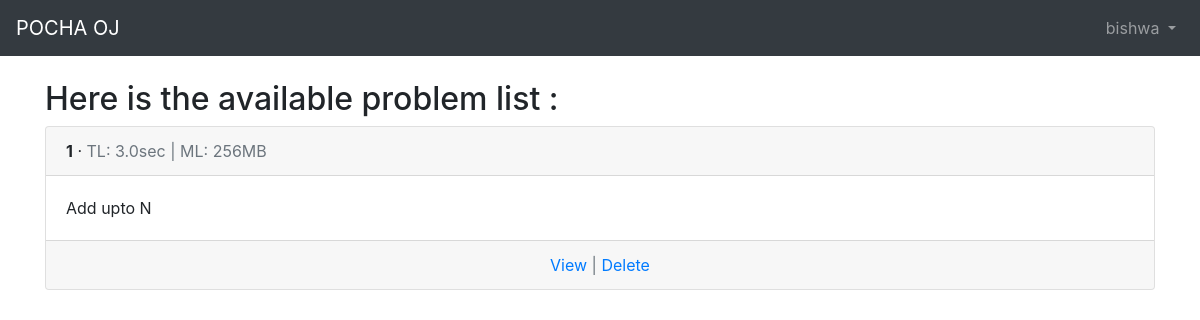
/problem/ (signed in), run on the app's committed database.
### accounts/models.py (models this page shows)
class CustomUser(AbstractUser):
    age = models.PositiveIntegerField(blank=True,null=True)
    class Meta(object):
        unique_together = ('email',)

### problem/models.py (models this page shows, shortened)
class Problem(models.Model):
    title = models.CharField(blank = False, null = False, max_length=25)
    statement = models.TextField()
    time_limit = models.FloatField(default = 3.0, validators=[MinValueValidator(0.0),MaxValueValidator(5.0)])
    memory_limit = models.PositiveSmallIntegerField(default = 256, validators = [MaxValueValidator(1024)] )
    owner = models.ForeignKey(settings.AUTH_USER_MODEL,on_delete=models.CASCADE,related_name='created_problems')
    is_public = models.BooleanField(default=False)
    adding_time = models.DateTimeField(auto_now_add=True)

### problem/views.py (the view)
# urls.py: path('',views.ProblemListView.as_view(),name='problem_list'),
class ProblemListView(ListView):
    model = models.Problem
    template_name = 'problem/problem_list.html'

### problem/templates/problem/problem_list.html (shortened to what this page needs)
{% extends 'base.html' %}
{% block content %}
    <h2>Here is the available problem list : </h2>
        {% for problem in problem_list %}
            <div class="card">
                <div class="card-header">
                <span class="font-weight-bold">{{ problem.pk }}</span> &middot;
                <span class="text-muted">TL: {{ problem.time_limit }}sec | ML:
                {{ problem.memory_limit }}MB</span>
                </div>
                <div class="card-body">
                {{ problem.title }}
                </div>
                <div class="card-footer text-center text-muted">
                <a href="{% url 'problem:problem_detail' pk=problem.pk %}">View</a> | <a href="#">Delete</a>
            </div>
    {% endfor %}
{% endblock content %}

### templates/base.html (shortened to what this page needs)
<!doctype html>
<html lang="en">
  <head>
    <link rel="stylesheet" href="https://stackpath.bootstrapcdn.com/bootstrap/4.1.3/css/bootstrap.min.css">
  </head>
  <body>
    <nav class="navbar navbar-expand-md navbar-dark bg-dark mb-4">
      <a class="navbar-brand" href="{% url 'home' %}">POCHA OJ</a>
      <div class="collapse navbar-collapse" id="navbarCollapse">
        {% if user.is_authenticated %}
          <ul class="navbar-nav ml-auto">
            <li class="nav-item">
              <a class="nav-link dropdown-toggle" href="#" id="userMenu" data-toggle="dropdown" aria-haspopup="true" aria-expanded="false">
                {{ user.username }}
              </a>
            </li>
          </ul>
        {% else %}
          <form class="form-inline ml-auto">
            <a href="{% url 'login' %}" class="btn btn-outline-secondary">Log In</a>
            <a href="{% url 'signup' %}" class="btn btn-primary ml-2">Sign up</a>
          </form>
        {% endif %}
      </div>
    </nav>
    <div class="container">
      {% block content %}
      {% endblock content %}
    </div>
  </body>
</html>

### data on the page
CustomUser: username "bishwa"
Problem: pk "1", time_limit "3.0", memory_limit "256", title "Add upto N"
